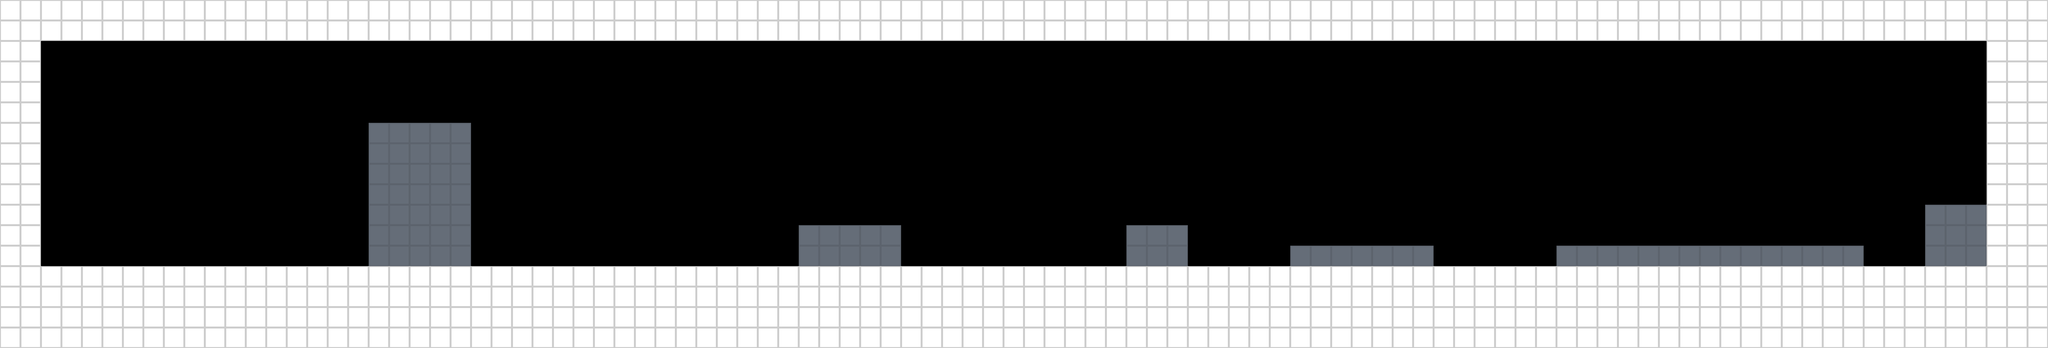

Rendered tile map (Tiled .tmx) drawn with the repository's tilesets; below, a short description and the full map source, tile grids included:
An orthogonal 100x17 tile map with 64x64 px tiles, 1 tile layer (Tile Layer 1).

<map version="1.5" tiledversion="1.7.2" orientation="orthogonal" renderorder="left-down" width="100" height="17" tilewidth="64" tileheight="64" infinite="0" nextlayerid="4" nextobjectid="16">
 <tileset firstgid="1" source="tiles.tsx" />
 <layer id="1" name="Tile Layer 1" width="100" height="17">
  <data encoding="csv">
1,1,1,1,1,1,1,1,1,1,1,1,1,1,1,1,1,1,1,1,1,1,1,1,1,1,1,1,1,1,1,1,1,1,1,1,1,1,1,1,1,1,1,1,1,1,1,1,1,1,1,1,1,1,1,1,1,1,1,1,1,1,1,1,1,1,1,1,1,1,1,1,1,1,1,1,1,1,1,1,1,1,1,1,1,1,1,1,1,1,1,1,1,1,1,1,1,1,1,1,
1,1,1,1,1,1,1,1,1,1,1,1,1,1,1,1,1,1,1,1,1,1,1,1,1,1,1,1,1,1,1,1,1,1,1,1,1,1,1,1,1,1,1,1,1,1,1,1,1,1,1,1,1,1,1,1,1,1,1,1,1,1,1,1,1,1,1,1,1,1,1,1,1,1,1,1,1,1,1,1,1,1,1,1,1,1,1,1,1,1,1,1,1,1,1,1,1,1,1,1,
1,1,0,0,0,0,0,0,0,0,0,0,0,0,0,0,0,0,0,0,0,0,0,0,0,0,0,0,0,0,0,0,0,0,0,0,0,0,0,0,0,0,0,0,0,0,0,0,0,0,0,0,0,0,0,0,0,0,0,0,0,0,0,0,0,0,0,0,0,0,0,0,0,0,0,0,0,0,0,0,0,0,0,0,0,0,0,0,0,0,0,0,0,0,0,0,0,1,1,1,
1,1,0,0,0,0,0,0,0,0,0,0,0,0,0,0,0,0,0,0,0,0,0,0,0,0,0,0,0,0,0,0,0,0,0,0,0,0,0,0,0,0,0,0,0,0,0,0,0,0,0,0,0,0,0,0,0,0,0,0,0,0,0,0,0,0,0,0,0,0,0,0,0,0,0,0,0,0,0,0,0,0,0,0,0,0,0,0,0,0,0,0,0,0,0,0,0,1,1,1,
1,1,0,0,0,0,0,0,0,0,0,0,0,0,0,0,0,0,0,0,0,0,0,0,0,0,0,0,0,0,0,0,0,0,0,0,0,0,0,0,0,0,0,0,0,0,0,0,0,0,0,0,0,0,0,0,0,0,0,0,0,0,0,0,0,0,0,0,0,0,0,0,0,0,0,0,0,0,0,0,0,0,0,0,0,0,0,0,0,0,0,0,0,0,0,0,0,1,1,1,
1,1,0,0,0,0,0,0,0,0,0,0,0,0,0,0,0,0,0,0,0,0,0,0,0,0,0,0,0,0,0,0,0,0,0,0,0,0,0,0,0,0,0,0,0,0,0,0,0,0,0,0,0,0,0,0,0,0,0,0,0,0,0,0,0,0,0,0,0,0,0,0,0,0,0,0,0,0,0,0,0,0,0,0,0,0,0,0,0,0,0,0,0,0,0,0,0,1,1,1,
1,1,0,0,0,0,0,0,0,0,0,0,0,0,0,0,0,0,2,2,2,2,2,0,0,0,0,0,0,0,0,0,0,0,0,0,0,0,0,0,0,0,0,0,0,0,0,0,0,0,0,0,0,0,0,0,0,0,0,0,0,0,0,0,0,0,0,0,0,0,0,0,0,0,0,0,0,0,0,0,0,0,0,0,0,0,0,0,0,0,0,0,0,0,0,0,0,1,1,1,
1,1,0,0,0,0,0,0,0,0,0,0,0,0,0,0,0,0,2,2,2,2,2,0,0,0,0,0,0,0,0,0,0,0,0,0,0,0,0,0,0,0,0,0,0,0,0,0,0,0,0,0,0,0,0,0,0,0,0,0,0,0,0,0,0,0,0,0,0,0,0,0,0,0,0,0,0,0,0,0,0,0,0,0,0,0,0,0,0,0,0,0,0,0,0,0,0,1,1,1,
1,1,0,0,0,0,0,0,0,0,0,0,0,0,0,0,0,0,2,2,2,2,2,0,0,0,0,0,0,0,0,0,0,0,0,0,0,0,0,0,0,0,0,0,0,0,0,0,0,0,0,0,0,0,0,0,0,0,0,0,0,0,0,0,0,0,0,0,0,0,0,0,0,0,0,0,0,0,0,0,0,0,0,0,0,0,0,0,0,0,0,0,0,0,0,0,0,1,1,1,
1,1,0,0,0,0,0,0,0,0,0,0,0,0,0,0,0,0,2,2,2,2,2,0,0,0,0,0,0,0,0,0,0,0,0,0,0,0,0,0,0,0,0,0,0,0,0,0,0,0,0,0,0,0,0,0,0,0,0,0,0,0,0,0,0,0,0,0,0,0,0,0,0,0,0,0,0,0,0,0,0,0,0,0,0,0,0,0,0,0,0,0,0,0,0,0,0,1,1,1,
1,1,0,0,0,0,0,0,0,0,0,0,0,0,0,0,0,0,2,2,2,2,2,0,0,0,0,0,0,0,0,0,0,0,0,0,0,0,0,0,0,0,0,0,0,0,0,0,0,0,0,0,0,0,0,0,0,0,0,0,0,0,0,0,0,0,0,0,0,0,0,0,0,0,0,0,0,0,0,0,0,0,0,0,0,0,0,0,0,0,0,0,0,0,2,2,2,1,1,1,
1,1,0,0,0,0,0,0,0,0,0,0,0,0,0,0,0,0,2,2,2,2,2,0,0,0,0,0,0,0,0,0,0,0,0,0,0,0,0,2,2,2,2,2,0,0,0,0,0,0,0,0,0,0,0,2,2,2,0,0,0,0,0,0,0,0,0,0,0,0,0,0,0,0,0,0,0,0,0,0,0,0,0,0,0,0,0,0,0,0,0,0,0,0,2,2,2,1,1,1,
1,1,0,0,0,0,0,0,0,0,0,0,0,0,0,0,0,0,2,2,2,2,2,0,0,0,0,0,0,0,0,0,0,0,0,0,0,0,0,2,2,2,2,2,0,0,0,0,0,0,0,0,0,0,0,2,2,2,0,0,0,0,0,2,2,2,2,2,2,2,0,0,0,0,0,0,2,2,2,2,2,2,2,2,2,2,2,2,2,2,2,0,0,0,2,2,2,1,1,1,
1,1,1,1,1,1,1,1,1,1,1,1,1,1,1,1,1,1,1,1,1,1,1,1,1,1,1,1,1,1,1,1,1,1,1,1,1,1,1,1,1,1,1,1,1,1,1,1,1,1,1,1,1,1,1,1,1,1,1,1,1,1,1,1,1,1,1,1,1,1,1,1,1,1,1,1,1,1,1,1,1,1,1,1,1,1,1,1,1,1,1,1,1,1,1,1,1,1,1,1,
1,1,1,1,1,1,1,1,1,1,1,1,1,1,1,1,1,1,1,1,1,1,1,1,1,1,1,1,1,1,1,1,1,1,1,1,1,1,1,1,1,1,1,1,1,1,1,1,1,1,1,1,1,1,1,1,1,1,1,1,1,1,1,1,1,1,1,1,1,1,1,1,1,1,1,1,1,1,1,1,1,1,1,1,1,1,1,1,1,1,1,1,1,1,1,1,1,1,1,1,
1,1,1,1,1,1,1,1,1,1,1,1,1,1,1,1,1,1,1,1,1,1,1,1,1,1,1,1,1,1,1,1,1,1,1,1,1,1,1,1,1,1,1,1,1,1,1,1,1,1,1,1,1,1,1,1,1,1,1,1,1,1,1,1,1,1,1,1,1,1,1,1,1,1,1,1,1,1,1,1,1,1,1,1,1,1,1,1,1,1,1,1,1,1,1,1,1,1,1,1,
1,1,1,1,1,1,1,1,1,1,1,1,1,1,1,1,1,1,1,1,1,1,1,1,1,1,1,1,1,1,1,1,1,1,1,1,1,1,1,1,1,1,1,1,1,1,1,1,1,1,1,1,1,1,1,1,1,1,1,1,1,1,1,1,1,1,1,1,1,1,1,1,1,1,1,1,1,1,1,1,1,1,1,1,1,1,1,1,1,1,1,1,1,1,1,1,1,1,1,1
</data>
 </layer>
</map>